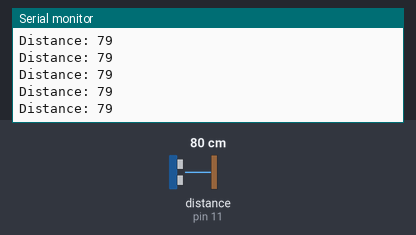
Recording of a sketch running on a simulated Arduino Uno, built with avr-gcc and run on an emulated ATmega328P. Shown: the last lines printed to the serial monitor. Wiring (inferred from the names in the program): ultrasonic range finder: trigger pin 10; echo pin 11. The inputs (shaded band) are chosen by the test bench; at power-on: distance to the obstacle (sensor on pin 11) 80 cm. The echo pulse lasts 58.3 µs per cm.

Above: at 1.2 s.
1.3 s: distance to the obstacle (sensor on pin 11) set to 2 cm
At 1.34 s:
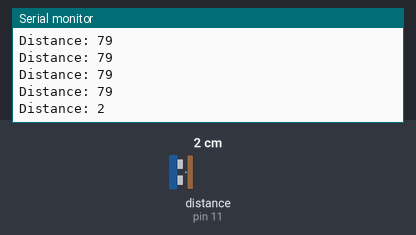
2.8 s: distance to the obstacle (sensor on pin 11) set to 4 cm
At 2.82 s:
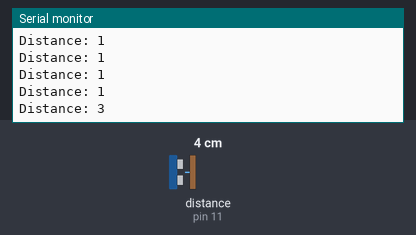
Timing chart, 0 to 5.8 s (numbered marks = the images above; inputs shaded):
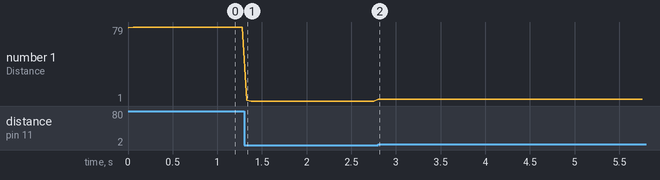

The sketch:

sketch_apr12a.ino
```cpp
// defines pins numbers for the ultrasonic sensor
const int trigPin = 10;
const int echoPin = 11;

// defines variables for the ultrasonic sensor
long duration;
int distance;

void setup() {
  // Setup for the ultrasonic sensor
  pinMode(trigPin, OUTPUT); // Sets the trigPin as an Output
  pinMode(echoPin, INPUT);  // Sets the echoPin as an Input

  // Starts serial communication for debugging and communication with the HC-05
  Serial.begin(9600);
}

void loop() {
  // Clears the trigPin condition
  digitalWrite(trigPin, LOW);
  delayMicroseconds(2);
  // Sets the trigPin on HIGH state for 10 micro seconds
  digitalWrite(trigPin, HIGH);
  delayMicroseconds(10);
  digitalWrite(trigPin, LOW);
  // Reads the echoPin, returns the sound wave travel time in microseconds
  duration = pulseIn(echoPin, HIGH);
  // Calculating the distance
  distance = duration * 0.034 / 2;
  // Prints the distance on the Serial Monitor for debugging
  Serial.print("Distance: ");
  Serial.println(distance);

  // Check for input from Bluetooth (HC-05)
  if(Serial.available() > 0) {
    char data = Serial.read(); // reading the data received from the bluetooth module
    if(data == 's') { // If 's' is sent from the connected Bluetooth device
      // Send the distance value over Bluetooth
      Serial.print("Distance: ");
      Serial.println(distance);
    }
  }

  delay(50); // Short delay before the next reading
}
```

Measured:
- after the input at 1.3 s, the serial monitor: prints a new line at once (image 1)
- after the input at 2.8 s, the serial monitor: prints a new line at once (image 2)
- plotted number 1: 79 → 1 after the input at 1.3 s, 1 → 3 after the input at 2.8 s
